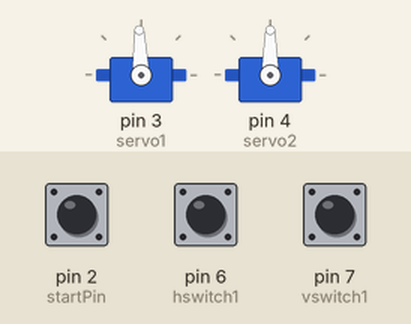
This sketch was run on a simulated Arduino Uno, built with avr-gcc and run on an emulated ATmega328P. On the bench: 2 × servo. The test bench sets the inputs (shaded band); at power-on: pin 2 (startPin) LOW, pin 6 (hswitch1) LOW, pin 7 (vswitch1) LOW.

Above: at 1.2 s.
1.3 s: pin 2 (startPin) pulled HIGH for 0.15 s
At 2.5 s:
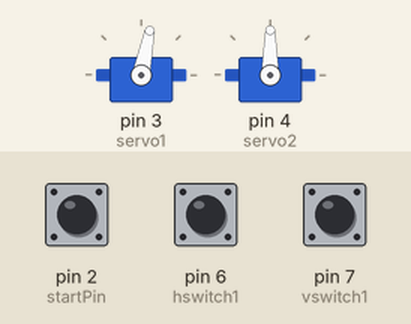
2.9 s: pin 6 (hswitch1) pulled HIGH for 0.15 s
At 3.8 s:
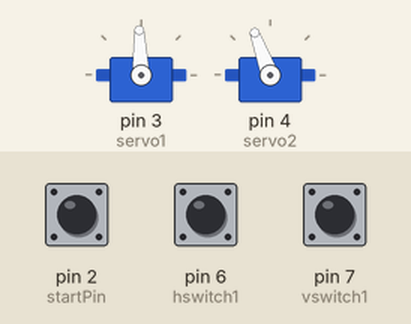
Timing chart, 0 to 5.9 s (numbered marks = the images above; inputs shaded):
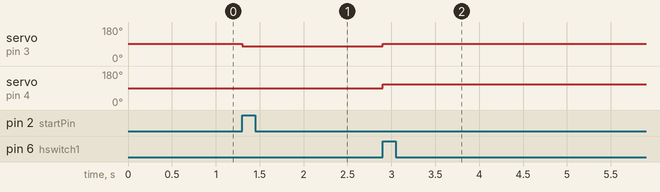

Measured:
- after the input at 1.3 s, servo on pin 3 (servo1): 92° → 79° at once
- after the input at 2.9 s, servo on pin 3 (servo1): 79° → 92° at once; servo on pin 4 (servo2): 90° → 110° at once

The sketch:

KFX_FRAM.ino
```cpp
int goPin = 5;
int startPin = 2; // choose the input pin (for a pushbutton)
int start = 0;     // variable for reading the pin status
int hswitch1 = 6;
int vswitch1 = 7;
int hswitch2 = 8;
int vswitch2 = 9;
int vswitch3 = 10;
int hswitch3 = 11;

#include <Servo.h> // variable to store the servo position
Servo servo1; //horizontala motorn
Servo servo2; //vertikala motorn


void setup() {
  servo1.attach(3); //connectar den horizontala till 3an
  servo2.attach(4); //connectar den vertikal till 4an
//pinMode(goPin, OUTPUT);  // declare servo as output
  pinMode(startPin, INPUT);    // declare pushbutton as input
  pinMode(hswitch1, INPUT);   //declare hotizontal switch 1
  pinMode(hswitch2, INPUT);
  pinMode(hswitch3, INPUT);
  pinMode(vswitch1, INPUT);
  pinMode(vswitch2, INPUT);
  pinMode(vswitch3, INPUT);

}

void loop() {
  // put your main code here, to run repeatedly:
    servo1.write(92); // horizontala motorn börjar snurra
    servo2.write(90); // vertikala står still
    digitalWrite(goPin, HIGH);

    if(digitalRead(startPin)==HIGH){
      digitalWrite(goPin, LOW);
    while(digitalRead(hswitch1) == LOW){
    servo1.write(79); // horizontala motorn börjar snurra
    servo2.write(90); // vertikala står still
      }
    while(digitalRead(vswitch1) == LOW){
      servo1.write(92);   //horizontala motorn stannar
      servo2.write(110);   //vertikala motorn börjar köra ner
    }
    while(digitalRead(hswitch2) == LOW){
      servo1.write(103);  //horizontala motorn kör åt andra hållet nu
      servo2.write(90); //vertikala motorn stannar
    }
    while(digitalRead(vswitch2) == LOW){
      servo1.write(92);
      servo2.write(110);
    }
    while(digitalRead(hswitch1) == LOW){
      servo1.write(79);
      servo2.write(90);
    }
    while(digitalRead(hswitch3)==LOW){
    servo1.write(103);
    servo2.write(90);
    }
    while(digitalRead(vswitch3)==LOW){
      servo1.write(92);
      servo2.write(60);
    }
  }
}
```
